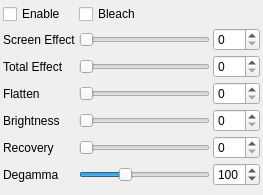
<?xml version="1.0" encoding="UTF-8"?>
<ui version="4.0">
 <class>AngyForm_bis</class>
 <widget class="SettingsWidget" name="AngyForm_bis">
  <property name="geometry">
   <rect>
    <x>0</x>
    <y>0</y>
    <width>263</width>
    <height>195</height>
   </rect>
  </property>
  <property name="sizePolicy">
   <sizepolicy hsizetype="Preferred" vsizetype="Fixed">
    <horstretch>0</horstretch>
    <verstretch>0</verstretch>
   </sizepolicy>
  </property>
  <property name="windowTitle">
   <string>Angy</string>
  </property>
  <property name="BIBBLE_PLUGIN_NAME" stdset="0">
   <string>Angy</string>
  </property>
  <property name="BIBBLE_PLUGIN_GROUP" stdset="0">
   <string>Angy</string>
  </property>
  <layout class="QGridLayout" name="gridLayout">
   <property name="margin">
    <number>3</number>
   </property>
   <property name="spacing">
    <number>3</number>
   </property>
   <item row="0" column="0">
    <widget class="QCheckBox" name="AngyOn_checkbox">
     <property name="toolTip">
      <string notr="true">Enable Angy Plugin</string>
     </property>
     <property name="text">
      <string>Enable</string>
     </property>
    </widget>
   </item>
   <item row="1" column="0">
    <widget class="QLabel" name="AngyOpa_label">
     <property name="sizePolicy">
      <sizepolicy hsizetype="Fixed" vsizetype="Preferred">
       <horstretch>0</horstretch>
       <verstretch>0</verstretch>
      </sizepolicy>
     </property>
     <property name="text">
      <string>Screen Effect</string>
     </property>
    </widget>
   </item>
   <item row="1" column="1">
    <widget class="QSlider" name="AngyOpa_slider">
     <property name="minimum">
      <number>0</number>
     </property>
     <property name="maximum">
      <number>100</number>
     </property>
     <property name="value">
      <number>0</number>
     </property>
     <property name="orientation">
      <enum>Qt::Horizontal</enum>
     </property>
    </widget>
   </item>
   <item row="1" column="2">
    <widget class="QSpinBox" name="AngyOpa_edit">
     <property name="minimum">
      <number>0</number>
     </property>
     <property name="maximum">
      <number>100</number>
     </property>
     <property name="singleStep">
      <number>1</number>
     </property>
     <property name="value">
      <number>0</number>
     </property>
    </widget>
   </item>
   <item row="2" column="0">
    <widget class="QLabel" name="AngyStrength_label">
     <property name="sizePolicy">
      <sizepolicy hsizetype="Fixed" vsizetype="Preferred">
       <horstretch>0</horstretch>
       <verstretch>0</verstretch>
      </sizepolicy>
     </property>
     <property name="text">
      <string>Total Effect</string>
     </property>
    </widget>
   </item>
   <item row="2" column="1">
    <widget class="QSlider" name="AngyStrength_slider">
     <property name="minimum">
      <number>0</number>
     </property>
     <property name="maximum">
      <number>100</number>
     </property>
     <property name="value">
      <number>0</number>
     </property>
     <property name="orientation">
      <enum>Qt::Horizontal</enum>
     </property>
    </widget>
   </item>
   <item row="2" column="2">
    <widget class="QSpinBox" name="AngyStrength_edit">
     <property name="minimum">
      <number>0</number>
     </property>
     <property name="maximum">
      <number>100</number>
     </property>
     <property name="singleStep">
      <number>1</number>
     </property>
     <property name="value">
      <number>0</number>
     </property>
    </widget>
   </item>
   <item row="3" column="0">
    <widget class="QLabel" name="AngyEdge_label">
     <property name="sizePolicy">
      <sizepolicy hsizetype="Fixed" vsizetype="Preferred">
       <horstretch>0</horstretch>
       <verstretch>0</verstretch>
      </sizepolicy>
     </property>
     <property name="text">
      <string>Flatten</string>
     </property>
    </widget>
   </item>
   <item row="3" column="1">
    <widget class="QSlider" name="AngyEdge_slider">
     <property name="minimum">
      <number>0</number>
     </property>
     <property name="maximum">
      <number>100</number>
     </property>
     <property name="value">
      <number>0</number>
     </property>
     <property name="orientation">
      <enum>Qt::Horizontal</enum>
     </property>
    </widget>
   </item>
   <item row="3" column="2">
    <widget class="QSpinBox" name="AngyEdge_edit">
     <property name="minimum">
      <number>0</number>
     </property>
     <property name="maximum">
      <number>100</number>
     </property>
     <property name="singleStep">
      <number>1</number>
     </property>
     <property name="value">
      <number>0</number>
     </property>
    </widget>
   </item>
   <item row="4" column="0">
    <widget class="QLabel" name="AngyBrightness_label">
     <property name="sizePolicy">
      <sizepolicy hsizetype="Fixed" vsizetype="Preferred">
       <horstretch>0</horstretch>
       <verstretch>0</verstretch>
      </sizepolicy>
     </property>
     <property name="text">
      <string>Brightness</string>
     </property>
    </widget>
   </item>
   <item row="4" column="1">
    <widget class="QSlider" name="AngyBrightness_slider">
     <property name="minimum">
      <number>0</number>
     </property>
     <property name="maximum">
      <number>100</number>
     </property>
     <property name="value">
      <number>0</number>
     </property>
     <property name="orientation">
      <enum>Qt::Horizontal</enum>
     </property>
    </widget>
   </item>
   <item row="4" column="2">
    <widget class="QSpinBox" name="AngyBrightness_edit">
     <property name="minimum">
      <number>0</number>
     </property>
     <property name="maximum">
      <number>100</number>
     </property>
     <property name="singleStep">
      <number>1</number>
     </property>
     <property name="value">
      <number>0</number>
     </property>
    </widget>
   </item>
   <item row="5" column="0">
    <widget class="QLabel" name="AngyRecovery_label">
     <property name="sizePolicy">
      <sizepolicy hsizetype="Fixed" vsizetype="Preferred">
       <horstretch>0</horstretch>
       <verstretch>0</verstretch>
      </sizepolicy>
     </property>
     <property name="text">
      <string>Recovery</string>
     </property>
    </widget>
   </item>
   <item row="5" column="1">
    <widget class="QSlider" name="AngyRecovery_slider">
     <property name="minimum">
      <number>0</number>
     </property>
     <property name="maximum">
      <number>100</number>
     </property>
     <property name="value">
      <number>0</number>
     </property>
     <property name="orientation">
      <enum>Qt::Horizontal</enum>
     </property>
    </widget>
   </item>
   <item row="5" column="2">
    <widget class="QSpinBox" name="AngyRecovery_edit">
     <property name="minimum">
      <number>0</number>
     </property>
     <property name="maximum">
      <number>100</number>
     </property>
     <property name="singleStep">
      <number>1</number>
     </property>
     <property name="value">
      <number>0</number>
     </property>
    </widget>
   </item>
   <item row="6" column="0">
    <widget class="QLabel" name="AngyDegamma_label">
     <property name="sizePolicy">
      <sizepolicy hsizetype="Fixed" vsizetype="Preferred">
       <horstretch>0</horstretch>
       <verstretch>0</verstretch>
      </sizepolicy>
     </property>
     <property name="text">
      <string>Degamma</string>
     </property>
    </widget>
   </item>
   <item row="6" column="1">
    <widget class="QSlider" name="AngyDegamma_slider">
     <property name="minimum">
      <number>40</number>
     </property>
     <property name="maximum">
      <number>220</number>
     </property>
     <property name="value">
      <number>100</number>
     </property>
     <property name="orientation">
      <enum>Qt::Horizontal</enum>
     </property>
    </widget>
   </item>
   <item row="6" column="2">
    <widget class="QSpinBox" name="AngyDegamma_edit">
     <property name="minimum">
      <number>40</number>
     </property>
     <property name="maximum">
      <number>220</number>
     </property>
     <property name="singleStep">
      <number>1</number>
     </property>
     <property name="value">
      <number>100</number>
     </property>
    </widget>
   </item>
   <item row="0" column="1">
    <widget class="QCheckBox" name="AngyBleach_checkbox">
     <property name="text">
      <string>Bleach</string>
     </property>
    </widget>
   </item>
  </layout>
 </widget>
 <customwidgets>
  <customwidget>
   <class>SettingsWidget</class>
   <extends>QWidget</extends>
   <header>SettingsWidget.h</header>
   <container>1</container>
   <slots>
    <slot>setOption(int)</slot>
    <slot>setOption(QString)</slot>
    <slot>setOption(bool)</slot>
   </slots>
  </customwidget>
 </customwidgets>
 <resources/>
 <connections>
  <connection>
   <sender>AngyOn_checkbox</sender>
   <signal>toggled(bool)</signal>
   <receiver>AngyForm_bis</receiver>
   <slot>setOption(bool)</slot>
   <hints>
    <hint type="sourcelabel">
     <x>131</x>
     <y>17</y>
    </hint>
    <hint type="destinationlabel">
     <x>131</x>
     <y>17</y>
    </hint>
   </hints>
  </connection>
  <connection>
   <sender>AngyOpa_slider</sender>
   <signal>valueChanged(int)</signal>
   <receiver>AngyForm_bis</receiver>
   <slot>setOption(int)</slot>
   <hints>
    <hint type="sourcelabel">
     <x>96</x>
     <y>424</y>
    </hint>
    <hint type="destinationlabel">
     <x>148</x>
     <y>265</y>
    </hint>
   </hints>
  </connection>
  <connection>
   <sender>AngyOpa_edit</sender>
   <signal>valueChanged(int)</signal>
   <receiver>AngyForm_bis</receiver>
   <slot>setOption(int)</slot>
   <hints>
    <hint type="sourcelabel">
     <x>174</x>
     <y>394</y>
    </hint>
    <hint type="destinationlabel">
     <x>148</x>
     <y>265</y>
    </hint>
   </hints>
  </connection>
  <connection>
   <sender>AngyStrength_slider</sender>
   <signal>valueChanged(int)</signal>
   <receiver>AngyForm_bis</receiver>
   <slot>setOption(int)</slot>
   <hints>
    <hint type="sourcelabel">
     <x>96</x>
     <y>424</y>
    </hint>
    <hint type="destinationlabel">
     <x>148</x>
     <y>265</y>
    </hint>
   </hints>
  </connection>
  <connection>
   <sender>AngyStrength_edit</sender>
   <signal>valueChanged(int)</signal>
   <receiver>AngyForm_bis</receiver>
   <slot>setOption(int)</slot>
   <hints>
    <hint type="sourcelabel">
     <x>174</x>
     <y>394</y>
    </hint>
    <hint type="destinationlabel">
     <x>148</x>
     <y>265</y>
    </hint>
   </hints>
  </connection>
  <connection>
   <sender>AngyEdge_slider</sender>
   <signal>valueChanged(int)</signal>
   <receiver>AngyForm_bis</receiver>
   <slot>setOption(int)</slot>
   <hints>
    <hint type="sourcelabel">
     <x>96</x>
     <y>424</y>
    </hint>
    <hint type="destinationlabel">
     <x>148</x>
     <y>265</y>
    </hint>
   </hints>
  </connection>
  <connection>
   <sender>AngyEdge_edit</sender>
   <signal>valueChanged(int)</signal>
   <receiver>AngyForm_bis</receiver>
   <slot>setOption(int)</slot>
   <hints>
    <hint type="sourcelabel">
     <x>174</x>
     <y>394</y>
    </hint>
    <hint type="destinationlabel">
     <x>148</x>
     <y>265</y>
    </hint>
   </hints>
  </connection>
  <connection>
   <sender>AngyBrightness_slider</sender>
   <signal>valueChanged(int)</signal>
   <receiver>AngyForm_bis</receiver>
   <slot>setOption(int)</slot>
   <hints>
    <hint type="sourcelabel">
     <x>96</x>
     <y>424</y>
    </hint>
    <hint type="destinationlabel">
     <x>148</x>
     <y>265</y>
    </hint>
   </hints>
  </connection>
  <connection>
   <sender>AngyBrightness_edit</sender>
   <signal>valueChanged(int)</signal>
   <receiver>AngyForm_bis</receiver>
   <slot>setOption(int)</slot>
   <hints>
    <hint type="sourcelabel">
     <x>174</x>
     <y>394</y>
    </hint>
    <hint type="destinationlabel">
     <x>148</x>
     <y>265</y>
    </hint>
   </hints>
  </connection>
  <connection>
   <sender>AngyRecovery_slider</sender>
   <signal>valueChanged(int)</signal>
   <receiver>AngyForm_bis</receiver>
   <slot>setOption(int)</slot>
   <hints>
    <hint type="sourcelabel">
     <x>96</x>
     <y>424</y>
    </hint>
    <hint type="destinationlabel">
     <x>148</x>
     <y>265</y>
    </hint>
   </hints>
  </connection>
  <connection>
   <sender>AngyRecovery_edit</sender>
   <signal>valueChanged(int)</signal>
   <receiver>AngyForm_bis</receiver>
   <slot>setOption(int)</slot>
   <hints>
    <hint type="sourcelabel">
     <x>174</x>
     <y>394</y>
    </hint>
    <hint type="destinationlabel">
     <x>148</x>
     <y>265</y>
    </hint>
   </hints>
  </connection>
  <connection>
   <sender>AngyDegamma_slider</sender>
   <signal>valueChanged(int)</signal>
   <receiver>AngyForm_bis</receiver>
   <slot>setOption(int)</slot>
   <hints>
    <hint type="sourcelabel">
     <x>96</x>
     <y>424</y>
    </hint>
    <hint type="destinationlabel">
     <x>148</x>
     <y>265</y>
    </hint>
   </hints>
  </connection>
  <connection>
   <sender>AngyDegamma_edit</sender>
   <signal>valueChanged(int)</signal>
   <receiver>AngyForm_bis</receiver>
   <slot>setOption(int)</slot>
   <hints>
    <hint type="sourcelabel">
     <x>174</x>
     <y>394</y>
    </hint>
    <hint type="destinationlabel">
     <x>148</x>
     <y>265</y>
    </hint>
   </hints>
  </connection>
  <connection>
   <sender>AngyBleach_checkbox</sender>
   <signal>toggled(bool)</signal>
   <receiver>AngyForm_bis</receiver>
   <slot>setOption(bool)</slot>
   <hints>
    <hint type="sourcelabel">
     <x>146</x>
     <y>14</y>
    </hint>
    <hint type="destinationlabel">
     <x>131</x>
     <y>122</y>
    </hint>
   </hints>
  </connection>
 </connections>
</ui>
